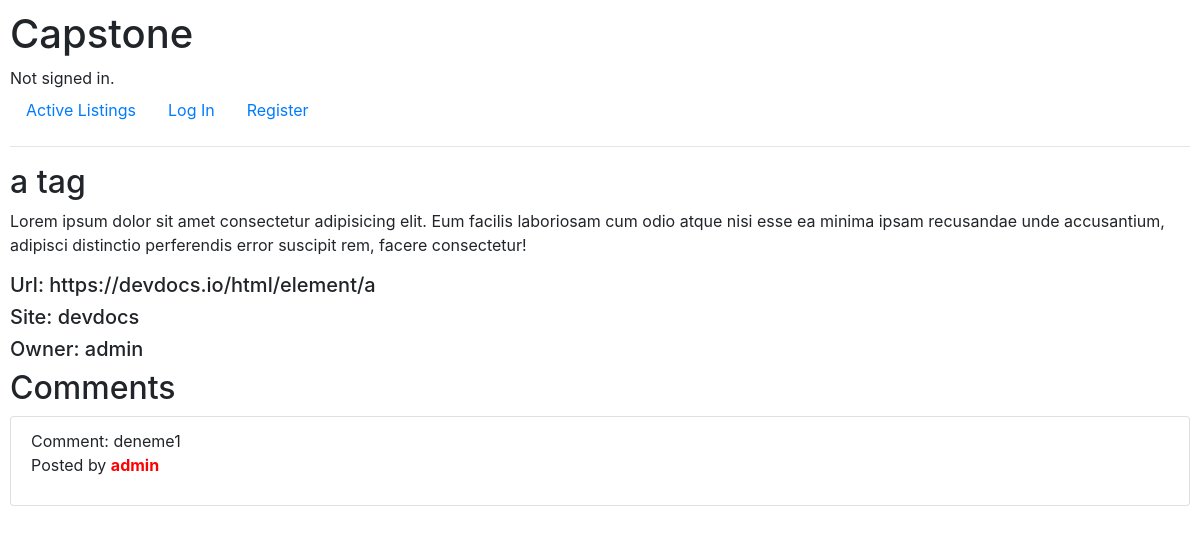
The page /input/1 on the database as committed earlier.
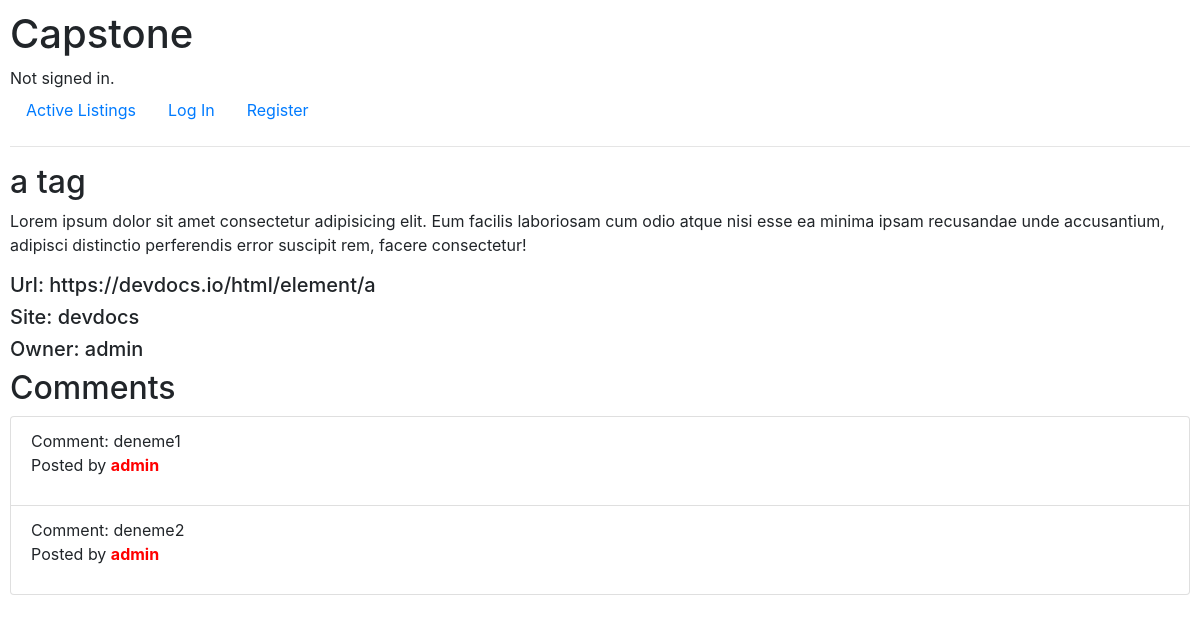
The same page on the database as committed later.
### capstone/models.py (models this page shows, shortened)
class Input(models.Model):
    title = models.CharField(max_length=30)
    content = models.CharField(max_length=6000)
    url = models.CharField(max_length=60)
    sites = models.CharField(max_length=30)
    owner = models.ForeignKey(User, on_delete=models.CASCADE, blank=True, null=True, related_name="user")
    category = models.ForeignKey(Category, on_delete=models.CASCADE, blank=True, null=True, related_name="category")
    isActive = models.BooleanField(default=True)
    bookmark = models.ManyToManyField(User, blank=True, null=True, related_name="inputBookmark")

class User(AbstractUser):
    pass

class Comment(models.Model):
    author = models.ForeignKey(User, on_delete=models.CASCADE, blank=True, null=True, related_name="userComment")
    input = models.ForeignKey(Input, on_delete=models.CASCADE, blank=True, null=True, related_name="inputComment")
    message = models.CharField(max_length=400)

### capstone/views.py (the view)
# urls.py: path("input/<int:id>", views.input, name="input"),
def input(request, id):
    inputData = Input.objects.get(pk=id)
    isInputInBookmark = request.user in inputData.bookmark.all()
    allComments = Comment.objects.filter(input=inputData)
    return render(request, "capstone/input.html", {
        "input": inputData,
        "isInputInBookmark": isInputInBookmark,
        "allComments": allComments
    })

### capstone/templates/capstone/input.html (shortened to what this page needs)
{% extends "capstone/layout.html" %}
{% block body %}
    <h2>{{ input.title }}</h2>
    <p>{{ input.content }}</p>
    <h5>Url: {{ input.url }}</h5>
    <h5>Site: {{ input.sites }}</h5>
    <h5>Owner: {{ input.owner }}</h5>
    <h2>Comments</h2>
    <ul class="list-group">
    {% for comment in allComments %}
        <li class="list-group-item">Comment: {{ comment.message }}
            <br>
            <p>Posted by <strong style="color: red;">{{ comment.author }}</strong></p>
        </li>
    {% endfor %}
    </ul>
{% endblock %}

### capstone/templates/capstone/layout.html (shortened to what this page needs)
{% load static %}
<!DOCTYPE html>
<html lang="en">
    <head>
        <link rel="stylesheet" href="https://stackpath.bootstrapcdn.com/bootstrap/4.4.1/css/bootstrap.min.css">
        <link href="{% static 'capstone/styles.css' %}" rel="stylesheet">
    </head>
    <body>
        <h1>Capstone</h1>
        <div>
            {% if user.is_authenticated %}
                Signed in as <strong>{{ user.username }}</strong>.
            {% else %}
                Not signed in.
            {% endif %}
        </div>
        <ul class="nav">
            <li class="nav-item">
                <a class="nav-link" href="{% url 'index' %}">Active Listings</a>
            </li>
            {% if user.is_authenticated %}
                <li class="nav-item">
                    <a class="nav-link" href="{% url 'create' %}">Create Input</a>
                </li>
                <li class="nav-item">
                    <a class="nav-link" href="{% url 'bookmark' %}">Bookmarks</a>
                </li>
                <li class="nav-item">
                    <a class="nav-link" href="{% url 'logout' %}">Log Out</a>
                </li>
            {% else %}
                <li class="nav-item">
                    <a class="nav-link" href="{% url 'login' %}">Log In</a>
                </li>
                <li class="nav-item">
                    <a class="nav-link" href="{% url 'register' %}">Register</a>
                </li>
            {% endif %}
        </ul>
        <hr>
        {% block body %}
        {% endblock %}
    </body>
</html>

### capstone/static/capstone/styles.css (style rules this page uses)
body { padding: 10px; }

Rows that differ between the two databases and show on the page:
added Comment: message "deneme2", author "admin"
